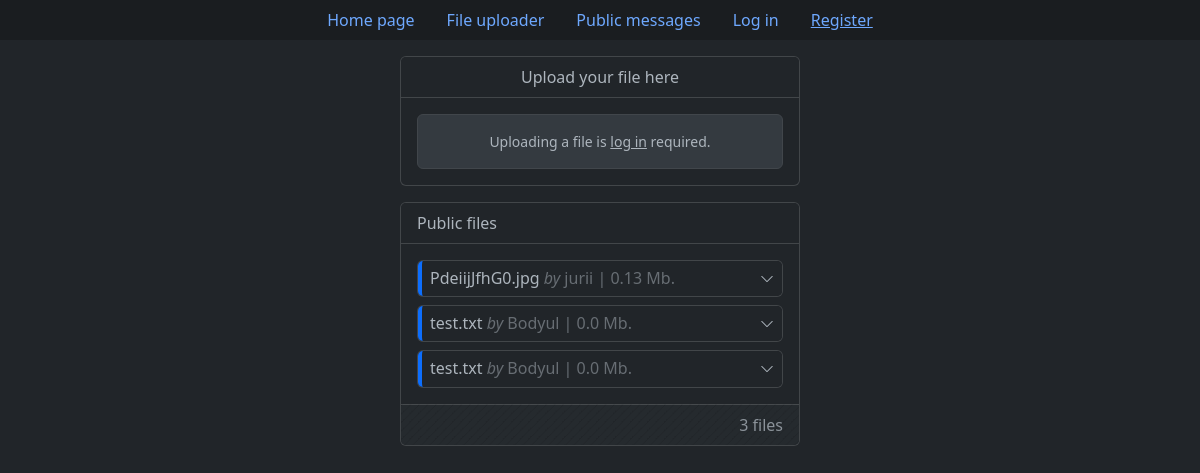
/upload_file, run on an earlier commit of the app's database.
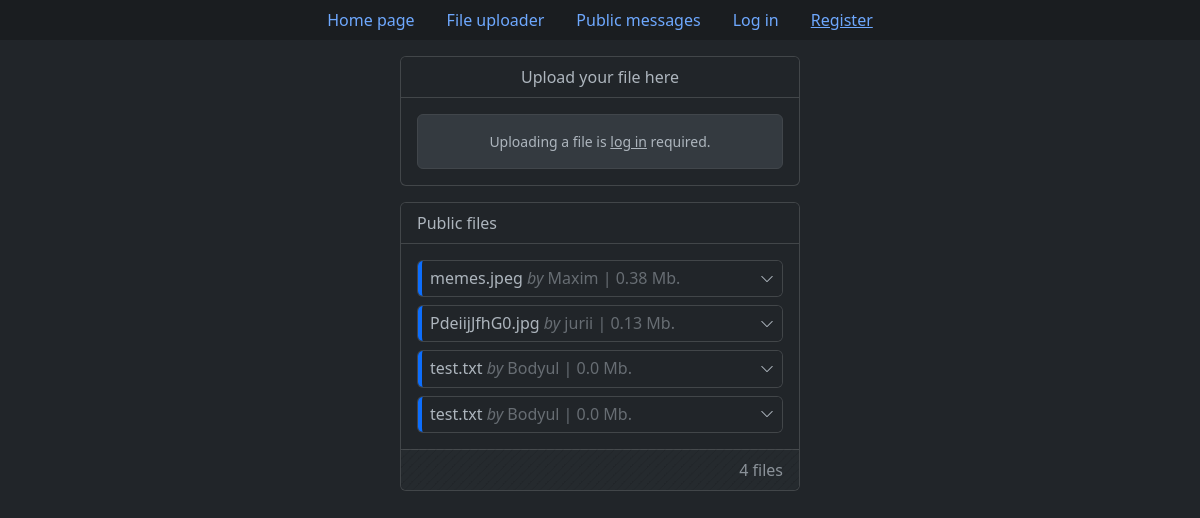
And on a later commit of the database.
### tables this page shows
CREATE TABLE "files" (
    "id" integer,
    "original_file_name" text NOT NULL,
    "unique_file_name" text NOT NULL,
    "size_in_bytes" integer NOT NULL,
    "owner_id" text NOT NULL,
    "privacy" text NOT NULL,
    "upload_date" text NOT NULL,
    "expires" text NOT NULL,
    "description" text,
    FOREIGN KEY("owner_id") REFERENCES "users"("id") ON DELETE CASCADE ON UPDATE CASCADE,
    PRIMARY KEY("ID" AUTOINCREMENT)
);

CREATE TABLE users (
    id integer primary key autoincrement,
    username text not null unique,
    password_hash blob not null
);

### app.py (the view, shortened to what this page needs)
@app.route("/upload_file", methods=["GET", "POST"])
def upload_file():
    if request.method == "GET":
        db = get_db()
        cur = db.cursor()
        public_files = cur.execute("""
            SELECT f.id, original_file_name, unique_file_name, size_in_bytes,
                   owner_id, privacy, strftime("%d.%m.%Y %H:%M", upload_date) upload_date,
                   strftime("%d.%m.%Y %H:%M", expires) expires, description, username
            FROM files f
            LEFT JOIN users u ON f.owner_id = u.id
            WHERE privacy = 'Public'
            ORDER BY datetime(upload_date) DESC
        """).fetchall()
        user_files = None
        return render_template("pages/upload_file.html", user_files=user_files, public_files=public_files)

### app.py (called while the page is built)
def connect_db():
    con = sqlite3.connect(app.config["DB_PATH"])
    con.row_factory = sqlite3.Row
    return con

def get_db():
    if not hasattr(g, "db"):
        g.db = connect_db()
    return g.db

@app.teardown_request
def teardown_db(error):
    if hasattr(g, "db"):
        g.db.close()

### templates/pages/upload_file.html (shortened to what this page needs)
{% extends 'base.html' %}
{% if not validations %}
    {% set file_validation = "" %}
    {% set accessibility_validation = "" %}
    {% set expiration_validation = "" %}
    {% set description_validation = "" %}
    {% set file_feedback = "" %}
    {% set accessibility_feedback = "" %}
    {% set expiration_feedback = "" %}
    {% set description_feedback = "" %}
{% else %}
    {% set file_validation = "is-invalid" if not validations["file"]["check"] else "" %}
    {% set accessibility_validation = "is-invalid" if not validations["accessibility"]["check"] else "" %}
    {% set expiration_validation = "is-invalid" if not validations["expiration"]["check"] else "" %}
    {% set description_validation = "is-invalid" if not validations["description"]["check"] else "" %}
    {% set file_feedback = validations["file"]["feedback"] %}
    {% set accessibility_feedback = validations["accessibility"]["feedback"] %}
    {% set expiration_feedback = validations["expiration"]["feedback"] %}
    {% set description_feedback = validations["description"]["feedback"] %}
{% endif %}
{% block content %}
	<div class="card col-md-4 offset-md-4 mb-3">
		<div class="card-header text-center bg-dark fs-6 mb-3">
			Upload your file here
		</div>
		{% if not current_user.is_authenticated %}
			<div class="card-body ps-3 pe-3 pt-0 pb-0">
				<div class="card card-body mb-3 bg-body-secondary border border-secondary-subtle text-center"
					 style="font-size: .875rem;">
					<p class="mb-0">
						Uploading a file is <a href="{{ url_for('log_in', next=url_for('upload_file')) }}"
												class="link-body"
												style="color: var(--bs-body-color);">log in</a> required.
					</p>
				</div>
			</div>
		{% endif %}
	</div>
	<div class="card col-md-4 offset-md-4 mb-3">
		<div class="card-header text-start bg-dark fs-6">
			Public files
		</div>
		<div id="public-files-container" class="card-body pb-0">
			{% if public_files %}
				{% for file in public_files %}
					{% set privacy_text_color = 'text-primary-emphasis' %}
					{% set privacy_border_color = 'border-primary' %}
					<div class="accordion accordion-dark-small">
						<div class="accordion-item mb-2">
							<h2 class="accordion-header">
								<button class="accordion-button collapsed shadow-none d-flex justify-content-between
										border-start border-4 {{ privacy_border_color }}"
										type="button" data-bs-toggle="collapse"
										data-bs-target="#collapsePublicFile{{ file['id'] }}" aria-expanded="true"
										aria-controls="collapsePublicFile{{ file['id'] }}">
									<span class="d-inline-block text-truncate py-2">
										{{ file['original_file_name'] }}
									</span>
									<span class="text-body-tertiary">
										&nbsp;<i>by</i> {{ file['username'] }} | {{ (file['size_in_bytes'] / (1024 * 1024))|round(2) }} Mb.
									</span>
								</button>
							</h2>
														{% set file_link = url_for('download_file', unique_file_name=file['unique_file_name'], _external=True) %}
						</div>
					</div>
				{% endfor %}
			{% else %}
				<div>
					<div class="card card-body text-center py-1 mb-2" style="font-size: .875rem;">
						Nothing yet here.
					</div>
				</div>
			{% endif %}
		</div>
		<div class="card-footer bg-stripes-body mt-2">
			<div class="row g-0 align-items-center">
				<div class="col-md-12 text-end text-body-secondary">
					<span>
						<span id="public-files-total">{{ public_files|length }}</span> files
					</span>
				</div>
			</div>
		</div>
	</div>
{% endblock %}

### templates/base.html (shortened to what this page needs)
<!DOCTYPE html>
<html lang="en" data-bs-theme="dark">
<head>
    <link href="https://cdn.jsdelivr.net/npm/bootstrap@5.3.0-alpha1/dist/css/bootstrap.min.css" rel="stylesheet">
    <link href="https://getbootstrap.com/docs/5.3/assets/css/docs.css" rel="stylesheet">
    <link rel="stylesheet" href="https://cdn.jsdelivr.net/npm/bootstrap-icons@1.10.3/font/bootstrap-icons.css">
    <link rel=stylesheet type=text/css href="{{ url_for('static', filename='css/style.css') }}">
</head>
<body>
    <ul class="nav nav-pills bg-dark-subtle justify-content-center mb-3">
        <li class="nav-item">
            <a class="nav-link" aria-current="page" href="{{ url_for('index') }}">Home page</a>
        </li>
        <li class="nav-item">
            <a class="nav-link" href="{{ url_for('upload_file') }}">File uploader</a>
        </li>
        <li class="nav-item">
            <a class="nav-link" href="{{ url_for('leave_message') }}">Public messages</a>
        </li>
        {% if current_user.is_authenticated %}
            <li class="nav-item">
                <a class="nav-link" style="--bs-nav-link-hover-color: var(--bs-danger-text); --bs-nav-link-color: rgba(var(--bs-danger-rgb));"  href="{{ url_for('log_out') }}">Log out</a>
            </li>
        {% else %}
            <li class="nav-item">
                <a class="nav-link" href="{{ url_for('log_in') }}">Log in</a>
            </li>
            <li class="nav-item">
                <a class="nav-link" style="text-decoration: underline;" href="{{ url_for('register') }}">Register</a>
            </li>
        {% endif %}
    </ul>
    {% block content %} {% endblock %}
</body>
</html>

### static/css/style.css (style rules this page uses)
.link-body { color: #adb5bd!important; }
.bg-stripes-body { background-image: linear-gradient(135deg, #212529 8.33%, #252a2e 8.33%, #252a2e 50%, #212529 50%, #212529 58.33%, #252a2e 58.33%, #252a2e 100%); background-size: 8.49px 8.49px; }
.accordion-dark-small { --bs-accordion-bg: var(--bs-body-bg); --bs-accordion-border-color: var(--bs-border-color-translucent); --bs-accordion-active-bg: var(--bs-tertiary-bg); --bs-accordion-active-color: var(--bs-body-color); --bs-accordion-btn-bg: var(--bs-body-bg); --bs-accordion-btn-icon-width: 0.875rem; --bs-accordion-btn-padding-x: 0.5rem; --bs-accordion-btn-padding-y: 0rem; }

What changed in the data, as far as the page shows it:
added files: original_file_name "memes.jpeg", username "Maxim", (file['size_in_bytes']/(1024*1024))|round(2) "0.38"
Also different on the page:
{{ public_files|length }}: "3" → "4"
